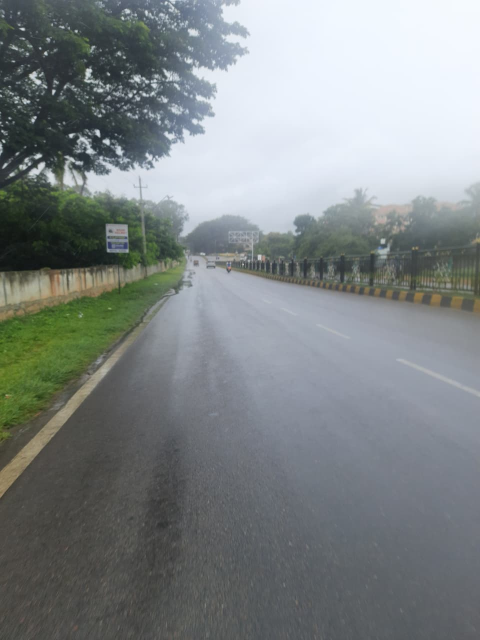
#> input picture V1/testing/1.jpeg, 960 x 1280 px (shown at 1/2 size); its folder holds only this picture in this run
$ python -i phase2_features.py   (imports and definitions only)   (older library calls are emulated)
#> lines starting #> are read from the running program, lines starting #| are printed output that depends on the picture; after the words box and inside, x2 and y2 are one past the last pixel; in counts of white or black regions, pixels touching at a corner belong together
from __future__ import annotations

import json
from pathlib import Path

import cv2
import numpy as np
import pandas as pd

from src.utils.env_utils import init_env
from src.utils.manifest import log_run


# ----------------------------------------------------
#  LOW-LEVEL IMAGE FEATURE EXTRACTOR
# ----------------------------------------------------


def _compute_dark_channel_prior(img: np.ndarray, patch_size: int = 15) -> float:
    """
    Scalar dark channel prior value.

    Steps:
        - For each pixel: take min over RGB channels
        - Apply min-filter (erosion) with patch_size
        - Return mean of the dark channel
    """
    if img.ndim != 3:
        return np.nan

    dark = np.min(img, axis=2).astype(np.uint8)
    kernel = np.ones((patch_size, patch_size), np.uint8)
    dark_eroded = cv2.erode(dark, kernel)
    return float(dark_eroded.mean())


def _compute_sky_fraction(img: np.ndarray) -> float:
    """
    Very simple sky heuristic:
        - Take the top 1/3 of the image
        - Convert to HSV
        - Count pixels with blue-ish hue and sufficient brightness
    """
    h, w, _ = img.shape
    if h == 0 or w == 0:
        return np.nan

    top_h = max(1, h // 3)
    top = img[:top_h, :, :]

    hsv = cv2.cvtColor(top, cv2.COLOR_BGR2HSV)
    hh, ss, vv = cv2.split(hsv)

    # Blue-ish hue range, moderately bright
    sky_mask = (
        (hh >= 90) & (hh <= 140) &  # blue range
        (vv >= 40)                  # not too dark
    )

    return float(sky_mask.mean())


def _compute_entropy(gray: np.ndarray) -> float:
    """
    Shannon entropy of grayscale histogram.
    """
    hist = cv2.calcHist([gray], [0], None, [256], [0, 256])
    hist = hist.ravel()
    p = hist / (hist.sum() + 1e-8)
    p = p[p > 0]
    return float(-(p * np.log2(p)).sum())


def compute_image_features(img_path: str) -> dict:
    """
    Compute all Phase 2 engineered features for a single image.

    Returns a dict with keys:
        laplacian_var, dark_channel_prior, rms_contrast,
        sat_mean, sat_std, edge_density, sky_fraction,
        entropy, bright_skew, bright_kurtosis,
        rb_ratio, gb_ratio
    """
#> called with img_path = '../../../V1/testing/1.jpeg'
    img = cv2.imread(img_path)
#> img is the input picture: shape (1280, 960, 3); mean B, G, R 134.5, 133.7, 127.6
    if img is None:
        return {
            "laplacian_var": np.nan,
            "dark_channel_prior": np.nan,
            "rms_contrast": np.nan,
            "sat_mean": np.nan,
            "sat_std": np.nan,
            "edge_density": np.nan,
            "sky_fraction": np.nan,
            "entropy": np.nan,
            "bright_skew": np.nan,
            "bright_kurtosis": np.nan,
            "rb_ratio": np.nan,
            "gb_ratio": np.nan,
        }

    # Optionally resize for speed/consistency
    target_size = 256
    h, w = img.shape[:2]
#> h = 1280; w = 960
    if max(h, w) > target_size:
        scale = target_size / max(h, w)
#> scale = 0.2
        img = cv2.resize(
            img,
            (int(w * scale), int(h * scale)),
            interpolation=cv2.INTER_AREA,
        )
#> img: shape (256, 192, 3)

    gray = cv2.cvtColor(img, cv2.COLOR_BGR2GRAY)

    # Laplacian variance (sharpness proxy)
    lap_var = float(cv2.Laplacian(gray, cv2.CV_64F).var())
#> lap_var = 514.2

    # RMS contrast (std dev of gray)
    rms_contrast = float(gray.std())
#> rms_contrast = 60.55

    # Saturation mean/std
    hsv = cv2.cvtColor(img, cv2.COLOR_BGR2HSV)
#> hsv: shape (256, 192, 3); mean H, S, V 86.1, 29.9, 139.2
    _, s, _ = cv2.split(hsv)
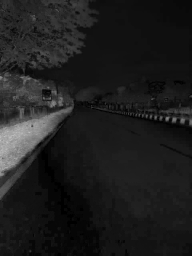
#> s: shape (256, 192); min 0, max 192, mean 29.9
    sat_mean = float(s.mean())
#> sat_mean = 29.85
    sat_std = float(s.std())
#> sat_std = 27.02

    # Edge density
    edges = cv2.Canny(gray, 50, 150)
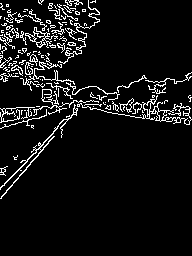
#> edges: shape (256, 192); 7.4% white in thin lines or dots, all inside (x1, y1, x2, y2) = (0, 0, 192, 199)
    edge_density = float(np.count_nonzero(edges) / edges.size)
#> edge_density = 0.0736

    # Sky fraction (heuristic)
    sky_fraction = _compute_sky_fraction(img)
#> in _compute_sky_fraction, `hsv = cv2.cvtColor(top, cv2.COLOR_BGR2HSV)`: hsv: shape (85, 192, 3); mean H, S, V 101.1, 26.6, 188.2
#> in _compute_sky_fraction, `hh, ss, vv = cv2.split(hsv)`:
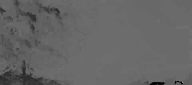
#> hh: shape (85, 192); min 0, max 150, mean 101.1
#> in _compute_sky_fraction, `hh, ss, vv = cv2.split(hsv)`:
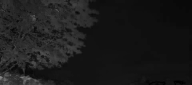
#> ss: shape (85, 192); min 0, max 136, mean 26.6
#> in _compute_sky_fraction, `sky_mask = ( (hh >= 90) & (hh <= 140) &`:
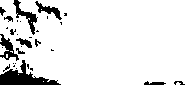
#> sky_mask: shape (85, 192) bool; 90.2% white; 31 black regions (19 under 20 px), largest, box (x1, y1, x2, y2) and area: (0, 60, 61, 85) 622, (13, 0, 38, 35) 236, (0, 34, 19, 61) 207
#> sky_fraction = 0.902

    # Entropy of brightness
    entropy = _compute_entropy(gray)
#> in _compute_entropy, `hist = cv2.calcHist([gray], [0], None, [256], [0, 256])`: hist = 256 values, max 742 at index 247, min 0 at index 0, mean 192
#> in _compute_entropy, `p = hist / (hist.sum() + 1e-8)`: p = 256 values, max 0.0151 at index 247, min 0 at index 0, mean 0.00391
#> in _compute_entropy, `p = p[p > 0]`: p = 231 values, max 0.0151 at index 228, min 4.07e-05 at index 0, mean 0.00433
#> entropy = 7.37

    # Brightness skew/kurtosis
    g = gray.astype(np.float32).ravel()
    mu = float(g.mean())
#> mu = 132
    sigma = float(g.std() + 1e-8)
#> sigma = 60.55
    norm = (g - mu) / sigma
    bright_skew = float((norm ** 3).mean())
#> bright_skew = 0.679
    bright_kurtosis = float((norm ** 4).mean() - 3.0)  # excess kurtosis
#> bright_kurtosis = -0.718

    # Color ratios
    b, g_ch, r = cv2.split(img)
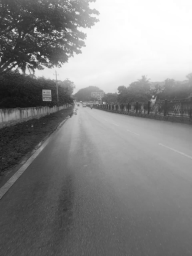
#> b: shape (256, 192); min 17, max 255, mean 134.5
    mean_r = float(r.mean())
#> mean_r = 127.6
    mean_g = float(g_ch.mean())
#> mean_g = 133.7
    mean_b = float(b.mean() + 1e-6)
#> mean_b = 134.5

    rb_ratio = float(mean_r / mean_b)
#> rb_ratio = 0.949
    gb_ratio = float(mean_g / mean_b)
#> gb_ratio = 0.994

    # Dark channel prior
    dcp = _compute_dark_channel_prior(img)
#> in _compute_dark_channel_prior, `dark_eroded = cv2.erode(dark, kernel)`:
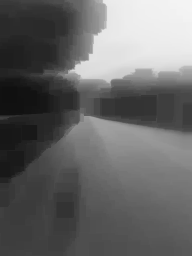
#> dark_eroded: shape (256, 192); min 16, max 244, mean 102.4
#> dcp = 102.4

    return {
        "laplacian_var": lap_var,
        "dark_channel_prior": dcp,
        "rms_contrast": rms_contrast,
        "sat_mean": sat_mean,
        "sat_std": sat_std,
        "edge_density": edge_density,
        "sky_fraction": sky_fraction,
        "entropy": entropy,
        "bright_skew": bright_skew,
        "bright_kurtosis": bright_kurtosis,
        "rb_ratio": rb_ratio,
        "gb_ratio": gb_ratio,
    }


# ----------------------------------------------------
#  PHASE 2 MAIN PIPELINE
# ----------------------------------------------------


FEATURE_COLS = [
    "laplacian_var",
    "dark_channel_prior",
    "rms_contrast",
    "sat_mean",
    "sat_std",
    "edge_density",
    "sky_fraction",
    "entropy",
    "bright_skew",
    "bright_kurtosis",
    "rb_ratio",
    "gb_ratio",
]


# [61 lines left out: functions _apply_features, _compute_zscore_stats, _apply_zscore, run_phase2, not called in this run]


# ----------------------------------------------------
#  ENTRY POINT
# ----------------------------------------------------


# [18 lines not run here, left out]

>>> result = compute_image_features('../../../V1/testing/1.jpeg')
#> result = 12 items

$ run again, on V1/testing/2.jpg
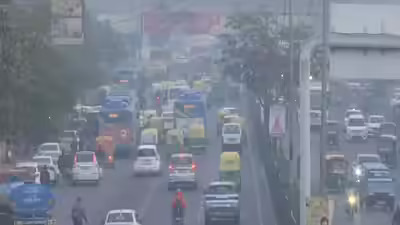
#> input picture V1/testing/2.jpg, 400 x 225 px
#> in compute_image_features, img is the input picture: shape (225, 400, 3); mean B, G, R 145, 131.1, 124.1
#> img: shape (144, 256, 3)
#> lap_var = 228.6
#> rms_contrast = 22.26
#> sat_mean = 38.55
#> sat_std = 13.87
#> in compute_image_features, `edges = cv2.Canny(gray, 50, 150)`:
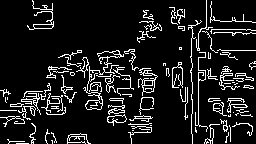
#> edges: shape (144, 256); 11.2% white in thin lines or dots
#> edge_density = 0.112
#> sky_mask: shape (48, 256) bool; 99.5% white; 4 black regions (2 under 20 px), largest, box (x1, y1, x2, y2) and area: (33, 0, 41, 7) 32, (21, 14, 27, 20) 22
#> sky_fraction = 0.995
#> hist = 256 values, max 805 at index 126, min 0 at index 0, mean 144
#> in _compute_entropy, `p = hist / (hist.sum() + 1e-8)`: p = 256 values, max 0.0218 at index 126, min 0 at index 0, mean 0.00391
#> in _compute_entropy, `p = p[p > 0]`: p = 156 values, max 0.0218 at index 51, min 2.71e-05 at index 0, mean 0.00641
#> entropy = 6.46
#> mu = 130.6
#> sigma = 22.26
#> bright_skew = 0.399
#> bright_kurtosis = 0.0164
#> mean_r = 124.1
#> mean_g = 131.1
#> mean_b = 145
#> rb_ratio = 0.855
#> gb_ratio = 0.904
#> in _compute_dark_channel_prior, `dark_eroded = cv2.erode(dark, kernel)`:
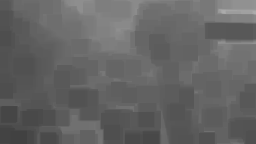
#> dark_eroded: shape (144, 256); min 65, max 171, mean 99.7
#> dcp = 99.75
#> result = 12 items

$ run again, on V1/testing/3.jpg
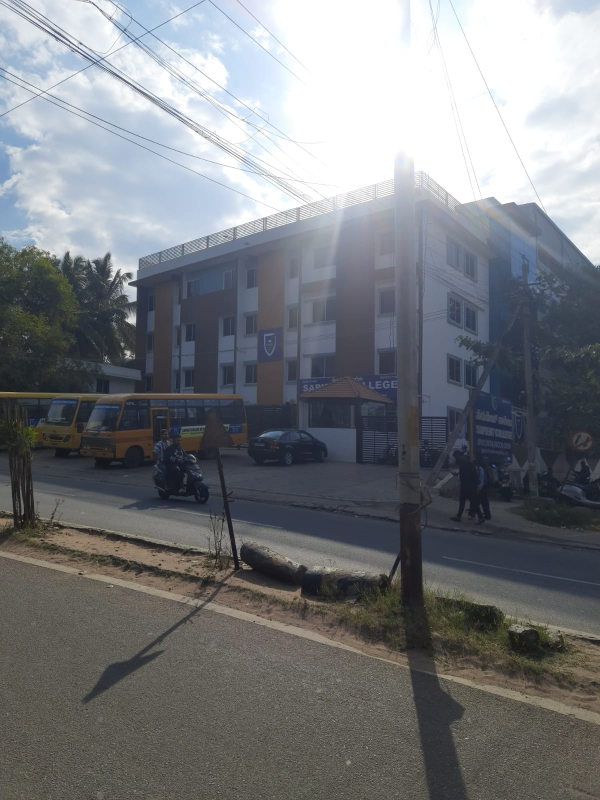
#> input picture V1/testing/3.jpg, 1200 x 1600 px (shown at 1/2 size)
#> in compute_image_features, img is the input picture: shape (1600, 1200, 3); mean B, G, R 127, 123.3, 120.6
#> img: shape (256, 192, 3)
#> lap_var = 476.1
#> rms_contrast = 73.13
#> sat_mean = 37.16
#> sat_std = 25.78
#> edges: shape (256, 192); 11.5% white in thin lines or dots
#> edge_density = 0.115
#> sky_mask: shape (85, 192) bool; 70.1% white; 32 black regions (27 under 20 px), largest, box (x1, y1, x2, y2) and area: (81, 0, 179, 70) 4579, (0, 78, 18, 85) 91, (70, 38, 78, 49) 50, (64, 19, 72, 28) 40, (71, 50, 77, 58) 26
#> sky_fraction = 0.701
#> hist = 256 values, max 4251 at index 255, min 0 at index 0, mean 192
#> in _compute_entropy, `p = hist / (hist.sum() + 1e-8)`: p = 256 values, max 0.0865 at index 255, min 0 at index 0, mean 0.00391
#> in _compute_entropy, `p = p[p > 0]`: p = 235 values, max 0.0865 at index 234, min 6.1e-05 at index 0, mean 0.00426
#> entropy = 7.17
#> mu = 122.9
#> sigma = 73.13
#> bright_skew = 0.719
#> bright_kurtosis = -0.979
#> mean_r = 120.6
#> mean_g = 123.3
#> mean_b = 127
#> rb_ratio = 0.95
#> gb_ratio = 0.971
#> in _compute_dark_channel_prior, `dark_eroded = cv2.erode(dark, kernel)`:
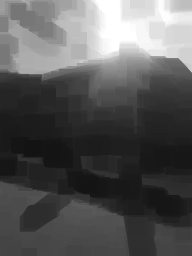
#> dark_eroded: shape (256, 192); min 19, max 255, mean 87.6
#> dcp = 87.59
#> result = 12 items
